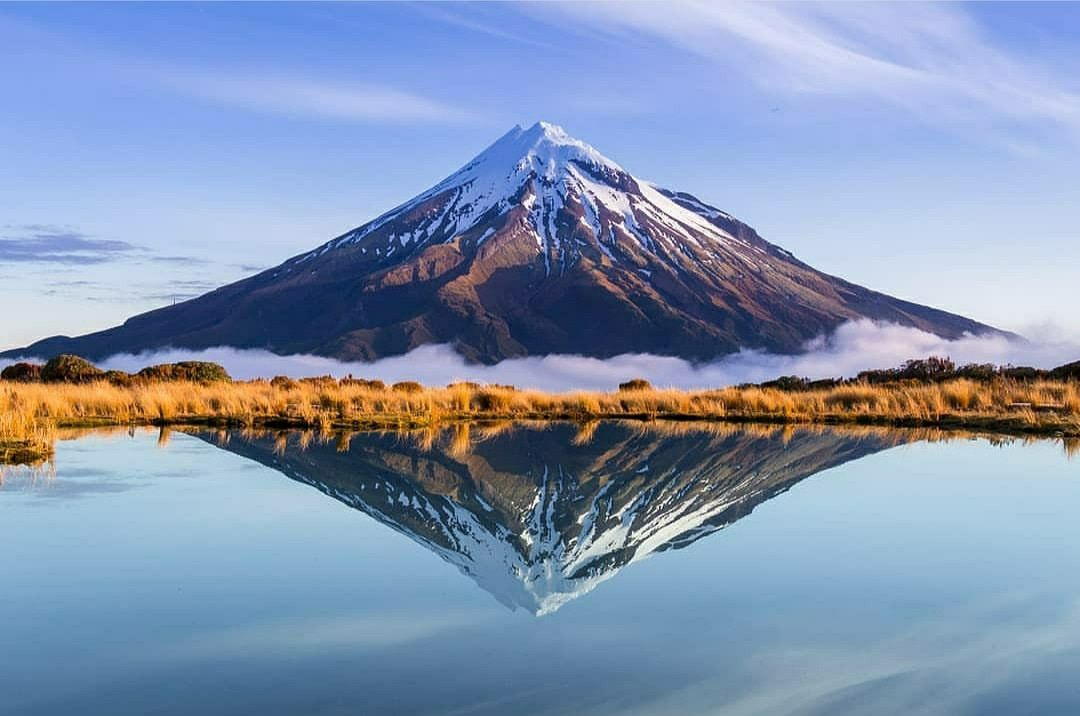
#> input picture 1/1.16-1.30/histograms/snow_mountain.jpg, 1080 x 716 px
$ python grayscale_histogram.py --image snow_mountain.jpg
#> lines starting #> are read from the running program, lines starting #| are printed output that depends on the picture
from matplotlib import pyplot as plt
import argparse
import cv2

ap = argparse.ArgumentParser()
ap.add_argument("-i", "--image", required=True, help="Path to the image")
args = vars(ap.parse_args())

#
image = cv2.imread(args["image"])
#> image is the input picture: shape (716, 1080, 3); mean B, G, R 177.1, 148.5, 130.8
image = cv2.cvtColor(image, cv2.COLOR_BGR2GRAY)
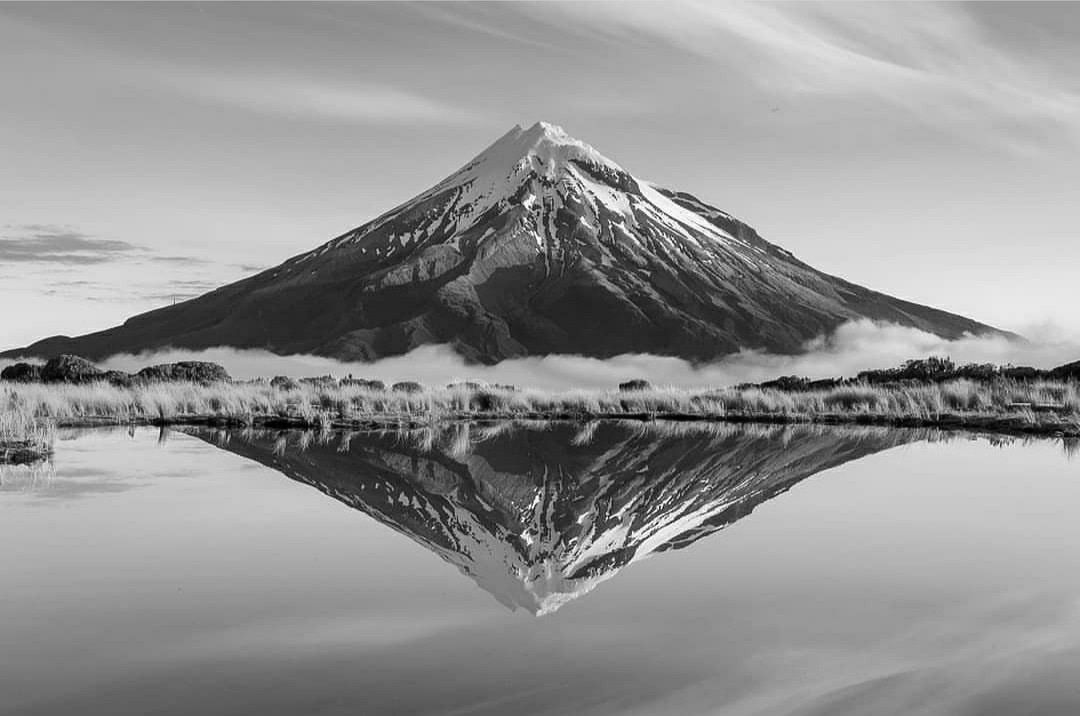
#> image: shape (716, 1080); min 0, max 255, mean 146.5

# 构建一个灰度直方图
hist = cv2.calcHist([image], [0], None, [256], [0, 255])
#> hist = 256 values, max 9865 at index 168, min 0 at index 255, mean 3020.6

# [12 lines of commented-out code are left out]
plt.plot(hist, color='gray')
plt.xlim([0, 256])
plt.show()
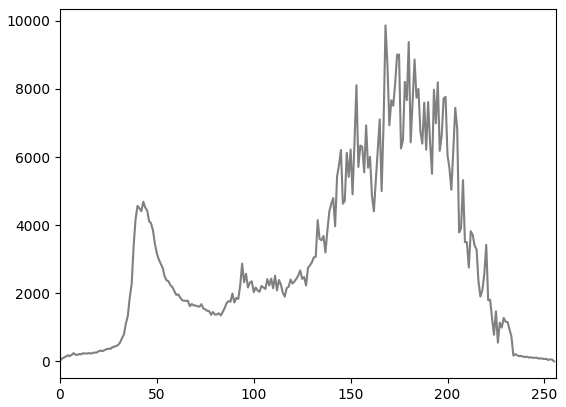
#> figure drawn by matplotlib, 1 panel; curve peaks at x = 168, y = 9865
# 直方图归一化
hist /= hist.sum()
#> hist = 256 values, max 0.0128 at index 168, min 0 at index 255, mean 0.00391

# 绘制归一化的直方图
plt.figure()
plt.title("Grayscale Histogram (Normalized)")
plt.xlabel("Bins")
plt.ylabel("% of Pixels")
plt.plot(hist)
plt.xlim([0, 255])
plt.show()
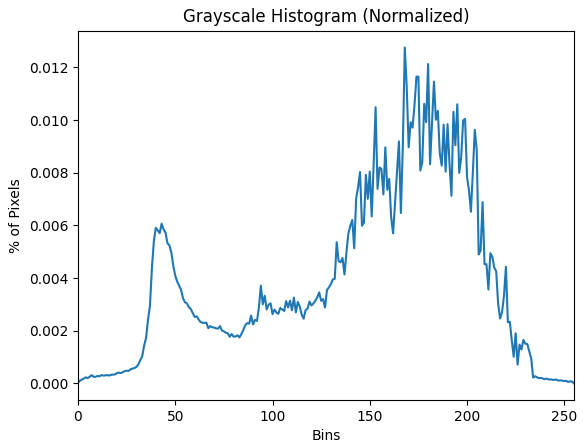
#> figure drawn by matplotlib, 1 panel; curve peaks at x = 168, y = 0.0128

$ run again, on 1/1.16-1.30/histograms/beach.png
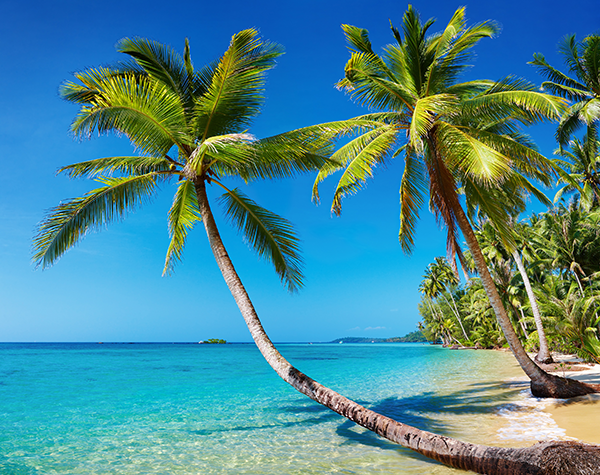
#> input picture 1/1.16-1.30/histograms/beach.png, 600 x 475 px
#> image is the input picture: shape (475, 600, 3); mean B, G, R 148.4, 136.5, 73.3
#> `image = cv2.cvtColor(image, cv2.COLOR_BGR2GRAY)`:
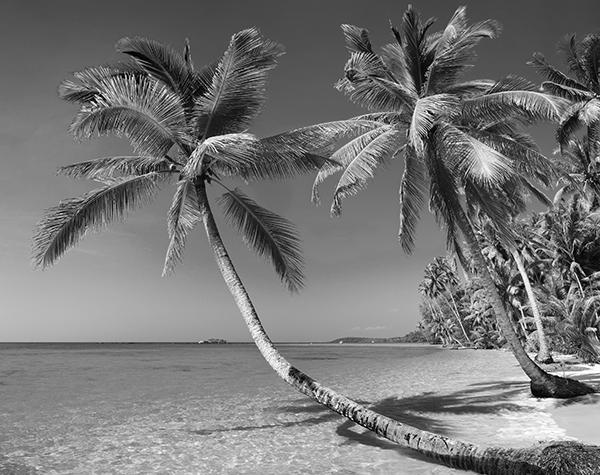
#> image: shape (475, 600); min 0, max 255, mean 118.9
#> `hist = cv2.calcHist([image], [0], None, [256], [0, 255])`: hist = 256 values, max 3566 at index 130, min 0 at index 255, mean 1112.8
#> `hist /= hist.sum()`: hist = 256 values, max 0.0125 at index 130, min 0 at index 255, mean 0.00391
#> `plt.show()`:
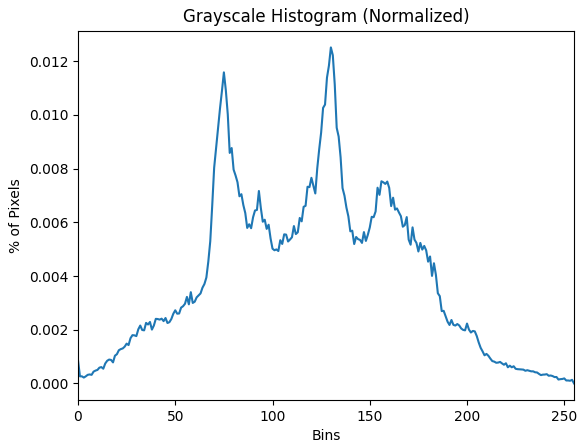
#> figure drawn by matplotlib, 1 panel; curve peaks at x = 130, y = 0.0125

$ run again, on 1/1.16-1.30/histograms/horseshoe_bend.png
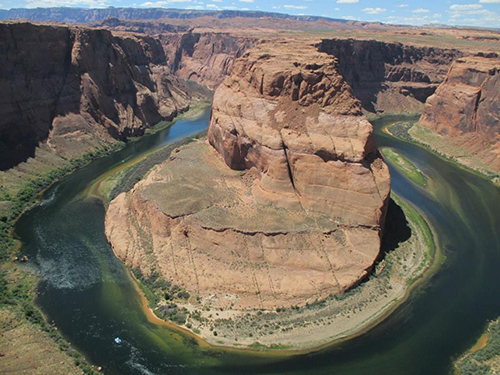
#> input picture 1/1.16-1.30/histograms/horseshoe_bend.png, 500 x 375 px
#> image is the input picture: shape (375, 500, 3); mean B, G, R 94.8, 106.7, 114
#> `image = cv2.cvtColor(image, cv2.COLOR_BGR2GRAY)`:
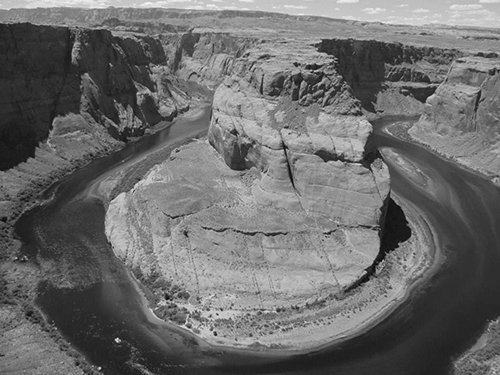
#> image: shape (375, 500); min 4, max 248, mean 107.5
#> `hist = cv2.calcHist([image], [0], None, [256], [0, 255])`: hist = 256 values, max 2725 at index 47, min 0 at index 0, mean 732.4
#> `hist /= hist.sum()`: hist = 256 values, max 0.0145 at index 47, min 0 at index 0, mean 0.00391
#> `plt.show()`:
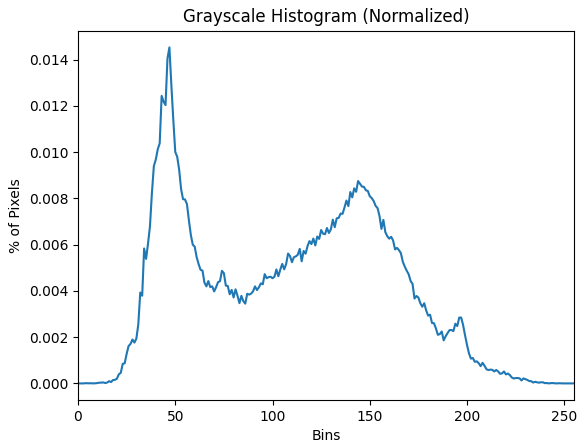
#> figure drawn by matplotlib, 1 panel; curve peaks at x = 47, y = 0.0145
